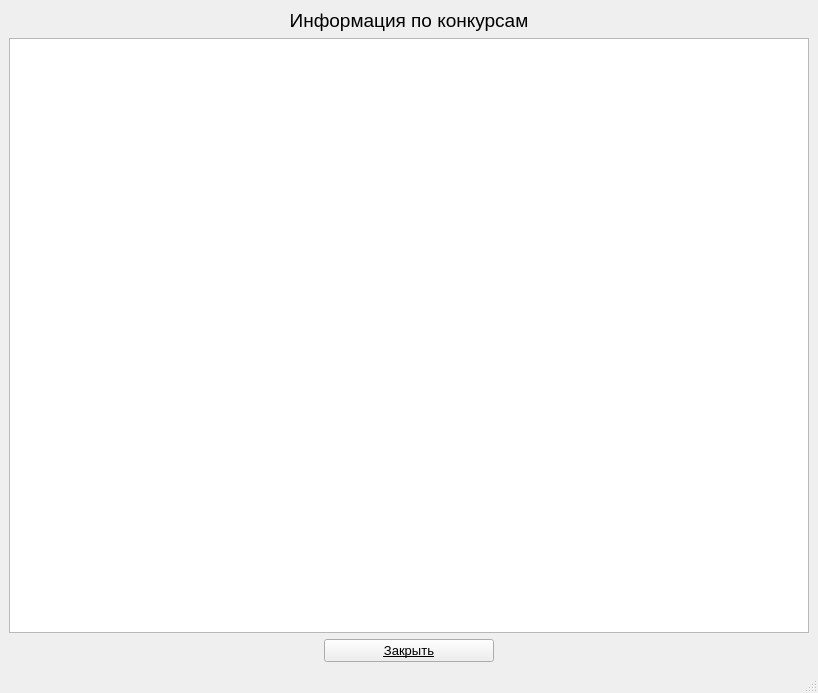
<?xml version="1.0" encoding="UTF-8"?>
<ui version="4.0">
 <class>MainWindow</class>
 <widget class="QMainWindow" name="MainWindow">
  <property name="geometry">
   <rect>
    <x>0</x>
    <y>0</y>
    <width>818</width>
    <height>693</height>
   </rect>
  </property>
  <property name="acceptDrops">
   <bool>false</bool>
  </property>
  <property name="windowTitle">
   <string>Просмотр таблиц</string>
  </property>
  <property name="windowIcon">
   <iconset>
    <normaloff>../png/Верблюд.png</normaloff>../png/Верблюд.png</iconset>
  </property>
  <property name="windowOpacity">
   <double>1.000000000000000</double>
  </property>
  <property name="iconSize">
   <size>
    <width>30</width>
    <height>30</height>
   </size>
  </property>
  <property name="toolButtonStyle">
   <enum>Qt::ToolButtonIconOnly</enum>
  </property>
  <widget class="QWidget" name="centralwidget">
   <layout class="QVBoxLayout" name="verticalLayout_6">
    <item>
     <widget class="QLabel" name="label">
      <property name="font">
       <font>
        <pointsize>14</pointsize>
       </font>
      </property>
      <property name="text">
       <string>Информация по конкурсам</string>
      </property>
      <property name="alignment">
       <set>Qt::AlignCenter</set>
      </property>
     </widget>
    </item>
    <item>
     <layout class="QVBoxLayout" name="verticalLayout_9">
      <item>
       <widget class="QTableView" name="tableView">
        <property name="sizePolicy">
         <sizepolicy hsizetype="Fixed" vsizetype="Expanding">
          <horstretch>0</horstretch>
          <verstretch>0</verstretch>
         </sizepolicy>
        </property>
        <property name="maximumSize">
         <size>
          <width>16777205</width>
          <height>16777215</height>
         </size>
        </property>
        <property name="verticalScrollBarPolicy">
         <enum>Qt::ScrollBarAsNeeded</enum>
        </property>
        <property name="editTriggers">
         <set>QAbstractItemView::NoEditTriggers</set>
        </property>
        <property name="tabKeyNavigation">
         <bool>true</bool>
        </property>
        <property name="selectionMode">
         <enum>QAbstractItemView::SingleSelection</enum>
        </property>
        <property name="selectionBehavior">
         <enum>QAbstractItemView::SelectRows</enum>
        </property>
        <property name="verticalScrollMode">
         <enum>QAbstractItemView::ScrollPerPixel</enum>
        </property>
        <property name="horizontalScrollMode">
         <enum>QAbstractItemView::ScrollPerPixel</enum>
        </property>
       </widget>
      </item>
      <item>
       <layout class="QHBoxLayout" name="horizontalLayout_4">
        <item>
         <widget class="QPushButton" name="closeBtn1">
          <property name="sizePolicy">
           <sizepolicy hsizetype="Minimum" vsizetype="Fixed">
            <horstretch>0</horstretch>
            <verstretch>3</verstretch>
           </sizepolicy>
          </property>
          <property name="maximumSize">
           <size>
            <width>170</width>
            <height>40</height>
           </size>
          </property>
          <property name="font">
           <font>
            <pointsize>10</pointsize>
            <underline>true</underline>
           </font>
          </property>
          <property name="text">
           <string>Закрыть</string>
          </property>
         </widget>
        </item>
       </layout>
      </item>
     </layout>
    </item>
   </layout>
  </widget>
  <widget class="QMenuBar" name="menubar">
   <property name="geometry">
    <rect>
     <x>0</x>
     <y>0</y>
     <width>818</width>
     <height>21</height>
    </rect>
   </property>
  </widget>
  <widget class="QStatusBar" name="statusbar"/>
  <action name="action">
   <property name="text">
    <string>НИР по грантам</string>
   </property>
  </action>
  <action name="action_2">
   <property name="text">
    <string>Конкурс грантов</string>
   </property>
  </action>
  <action name="action_3">
   <property name="text">
    <string>ВУЗы</string>
   </property>
  </action>
  <action name="action_4">
   <property name="text">
    <string>ВУЗы</string>
   </property>
  </action>
  <action name="action_5">
   <property name="text">
    <string>Конкурсы грантов</string>
   </property>
  </action>
  <action name="action_6">
   <property name="text">
    <string>НИР по субъектам</string>
   </property>
  </action>
 </widget>
 <resources/>
 <connections/>
</ui>
